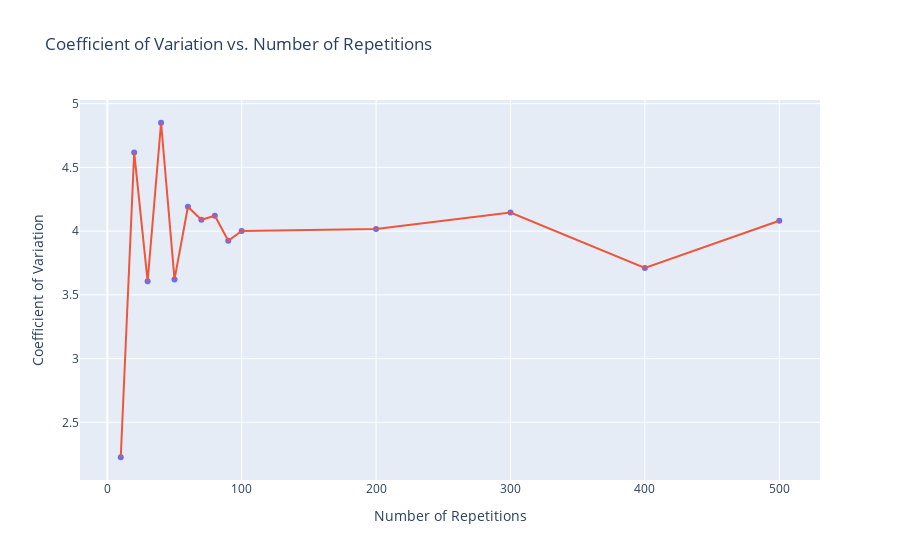

Notebook code cell kept with this figure:
### Code cell
# Create the plot
fig = px.scatter(x=repetitions, y=cvs, labels={'x': 'Number of Repetitions', 'y': 'Coefficient of Variation'},
                 title='Coefficient of Variation vs. Number of Repetitions')

# Adding line for better trend visualization
fig.add_scatter(x=repetitions, y=cvs, mode='lines', showlegend=False)

# Show the plot
fig.show()

### Figure 1 — Plotly figure (JSON) as saved in the notebook; plotly's stock layout.template omitted (floating-point values rounded to 4 significant figures)
{"data": [{"hovertemplate": "Number of Repetitions=%{x}<br>Coefficient of Variation=%{y}<extra></extra>", "legendgroup": "", "marker": {"color": "#636efa", "symbol": "circle"}, "mode": "markers", "name": "", "orientation": "v", "showlegend": false, "type": "scatter", "x": [10, 20, 30, 40, 50, 60, 70, 80, 90, 100, 200, 300, 400, 500], "xaxis": "x", "y": [2.226, 4.617, 3.606, 4.85, 3.621, 4.191, 4.089, 4.12, 3.924, 4.002, 4.017, 4.145, 3.711, 4.082], "yaxis": "y"}, {"mode": "lines", "showlegend": false, "type": "scatter", "x": [10, 20, 30, 40, 50, 60, 70, 80, 90, 100, 200, 300, 400, 500], "y": [2.226, 4.617, 3.606, 4.85, 3.621, 4.191, 4.089, 4.12, 3.924, 4.002, 4.017, 4.145, 3.711, 4.082]}], "layout": {"legend": {"tracegroupgap": 0}, "title": {"text": "Coefficient of Variation vs. Number of Repetitions"}, "xaxis": {"anchor": "y", "domain": [0, 1], "title": {"text": "Number of Repetitions"}}, "yaxis": {"anchor": "x", "domain": [0, 1], "title": {"text": "Coefficient of Variation"}}}}
